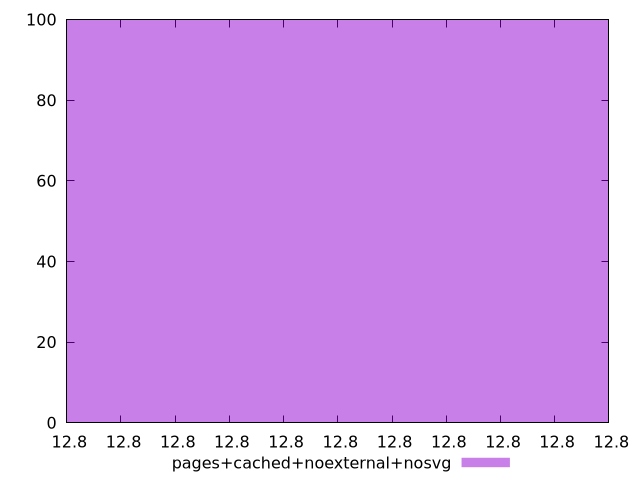

The gnuplot source for this figure:
$_pagesCachedNoexternalNosvg <<EOF
12.80000000000001 100
EOF
set key outside below
set terminal pngcairo
set output "report_00005_2020-11-02T22-26-11.212Z/estimated-input-latency/pages+cached+noexternal+nosvg//raw_hist.png"
set yrange [0:100]
set boxwidth 1.7983939046234355e-14
set style fill transparent solid 0.5 noborder
plot $_pagesCachedNoexternalNosvg title "pages+cached+noexternal+nosvg" with boxes ,
